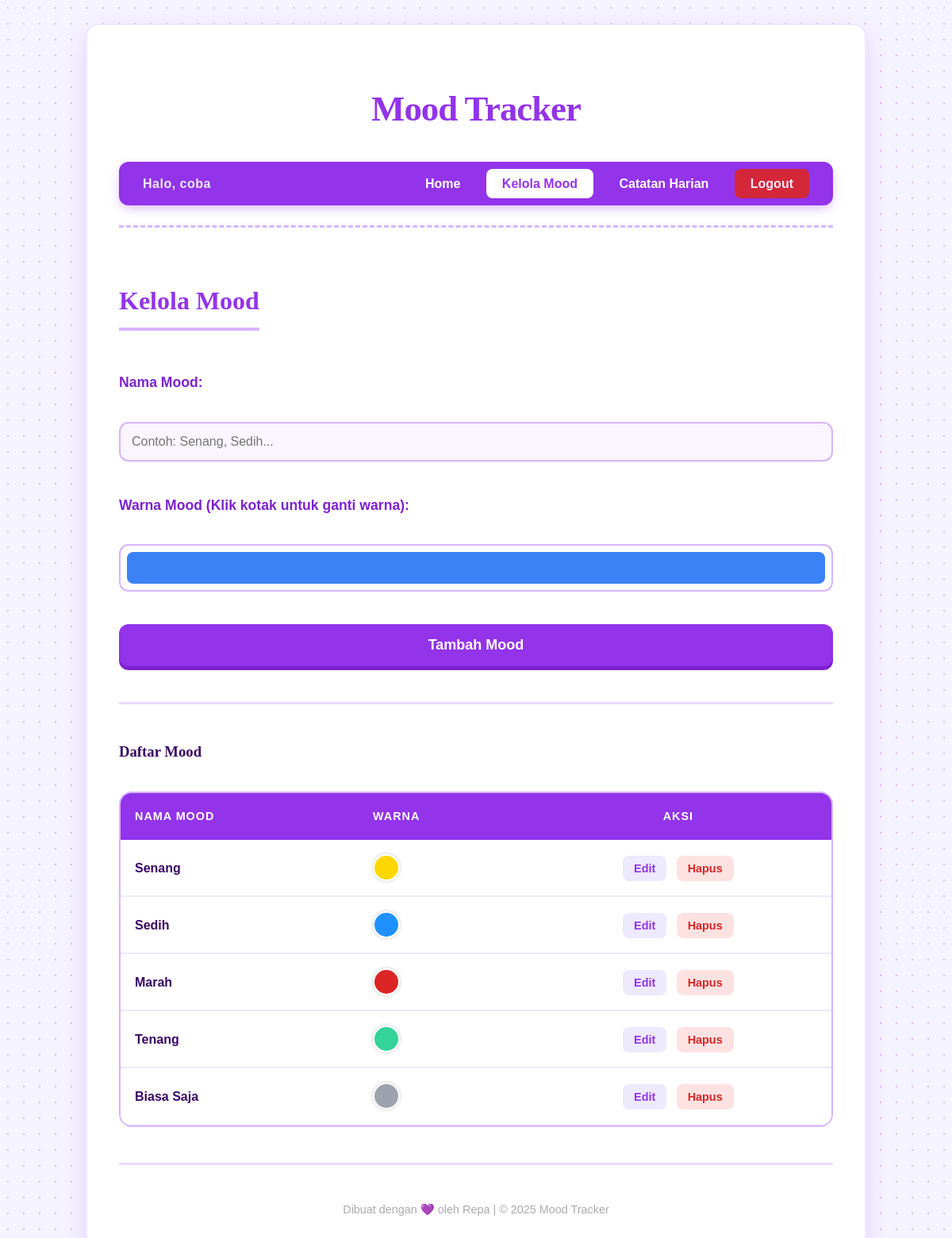
/index.php?page=moods (signed in), run on the app's committed database.
### tables this page shows
CREATE TABLE mood_types (
  mood_id INT AUTO_INCREMENT PRIMARY KEY,
  mood_name VARCHAR(50) NOT NULL,
  mood_color VARCHAR(7),  
  created_at DATETIME DEFAULT CURRENT_TIMESTAMP
);

### class/MoodController.php (called while the page is built, shortened)
<?php
require_once __DIR__ . '/MoodTypeModel.php';
class MoodController {
    private $moodTypeModel;
    public function __construct() {
        $this->moodTypeModel = new MoodTypeModel();
    }
    public function index() {
        $moods = $this->moodTypeModel->getAllMoods();
        require __DIR__ . '/../view/mood_page.php';
    }
}
?>

### class/MoodTypeModel.php (called while the page is built, shortened)
<?php
require_once __DIR__ . '/../config/Database.php';
class MoodTypeModel {
    private $conn;
    public function __construct() {
        $database = new Database();
        $this->conn = $database->connect();
    }
    public function getAllMoods() {
        $query = "SELECT * FROM mood_types ORDER BY created_at DESC";
        $stmt = $this->conn->prepare($query);
        $stmt->execute();
        $result = $stmt->get_result();
        $moods = [];
        while ($row = $result->fetch_assoc()) {
            $moods[] = $row;
        }
        return $moods;
    }
}
?>

### config/Database.php (called while the page is built, shortened)
<?php
class Database {
    private $host = "localhost";
    private $db_name = "mood_tracker";
    private $username = "root";
    private $password = "";
    public function connect() {
        $this->conn = new mysqli($this->host, $this->username, $this->password, $this->db_name);
        return $this->conn;
    }
}
?>

### view/mood_page.php (the view)
<?php include __DIR__ . '/header.php'; ?>
<h2>Kelola Mood</h2>
<form action="index.php?page=moods&action=create" method="POST">
    <p>
        <label>Nama Mood:</label><br>
        <input type="text" name="mood_name" placeholder="Contoh: Senang, Sedih..." required>
    </p>
    <p>
        <label>Warna Mood (Klik kotak untuk ganti warna):</label><br>
        <input type="color" name="mood_color" value="#3b82f6" style="cursor: pointer;" title="Klik di sini untuk memilih warna mood">
    </p>
    <p>
        <button type="submit">Tambah Mood</button>
    </p>
</form>
<hr>
<h3>Daftar Mood</h3>
<table border="0" cellpadding="0" cellspacing="0">
    <thead>
        <tr>
            <th>Nama Mood</th>
            <th>Warna</th>
            <th style="text-align: center;">Aksi</th>
        </tr>
    </thead>
    <tbody>
        <?php if (!empty($moods)): ?>
            <?php foreach ($moods as $m): ?>
            <tr>
                <td><strong><?= htmlspecialchars($m['mood_name']) ?></strong></td>
                <td>
                    <div style="width: 30px; height: 30px; background:<?= htmlspecialchars($m['mood_color']) ?>; border-radius: 50%; border: 2px solid #fff; box-shadow: 0 0 5px rgba(0,0,0,0.2);"></div>
                </td>
                <td style="text-align: center;">
                    <a href="index.php?page=moods&action=edit&id=<?= $m['mood_id'] ?>">Edit</a>
                    <a href="index.php?page=moods&action=delete&id=<?= $m['mood_id'] ?>" onclick="return confirm('Yakin mau hapus?')">Hapus</a>
                </td>
            </tr>
            <?php endforeach; ?>
        <?php else: ?>
            <tr><td colspan="3" style="text-align: center; padding: 30px; opacity: 0.7;">Belum ada data mood.</td></tr>
        <?php endif; ?>
    </tbody>
</table>
<?php include __DIR__ . '/footer.php'; ?>

### style.css (style rules this page uses)
:root { --bg-main: #f5f3ff; --primary-lightest: #ede9fe; --primary-light: #d8b4fe; --primary: #9333ea; --primary-dark: #7e22ce; --text-dark: #3b0764; --white: #ffffff; --danger: #dc2626; }
body { font-family: 'Poppins', sans-serif; background-color: var(--bg-main); color: var(--text-dark); margin: 0; padding: 30px; line-height: 1.6; background-image: radial-gradient(var(--primary-light) 1px, transparent 1px); background-size: 20px 20px; }
h1, h2, h3, .home-menu a { font-family: 'Playfair Display', serif; }
h2 { color: var(--primary); font-weight: 800; border-bottom: 4px solid var(--primary-light); display: inline-block; padding-bottom: 8px; margin-bottom: 35px; font-size: 2em; }
label { color: var(--primary-dark); font-weight: 700; display: block; margin-bottom: 10px; font-size: 1.1em; }
input, select, textarea { width: 100%; padding: 14px; margin-bottom: 25px; border: 2px solid var(--primary-light); border-radius: 12px; background-color: #faf5ff; color: var(--text-dark); font-size: 16px; font-family: 'Poppins', sans-serif; transition: 0.3s; box-sizing: border-box; }
button[type="submit"] { width: 100%; padding: 16px; background-color: var(--primary); color: white; border: none; border-radius: 12px; font-size: 18px; font-weight: 800; font-family: 'Poppins', sans-serif; cursor: pointer; transition: 0.2s; box-shadow: 0 5px 0px var(--primary-dark); }
table { width: 100%; border-collapse: separate; border-spacing: 0; margin-top: 35px; border-radius: 16px; overflow: hidden; border: 2px solid var(--primary-light); }
th { background-color: var(--primary); color: var(--white); padding: 18px; text-align: left; font-weight: 700; letter-spacing: 1px; font-family: 'Poppins', sans-serif; text-transform: uppercase; font-size: 0.9em; }
td { padding: 18px; border-bottom: 2px solid var(--primary-lightest); background-color: var(--white); color: var(--text-dark); font-weight: 500; }
td a { font-family: 'Poppins', sans-serif; }
td a[href*="edit"] { background-color: var(--primary-lightest); color: var(--primary); text-decoration: none; padding: 8px 14px; border-radius: 8px; font-weight: 700; font-size: 0.9em; margin-right: 8px; transition: 0.2s; }
td a[href*="delete"] { background-color: #fee2e2; color: var(--danger); text-decoration: none; padding: 8px 14px; border-radius: 8px; font-weight: 700; font-size: 0.9em; transition: 0.2s; }
hr { border: none; height: 3px; background-color: var(--primary-light); margin: 45px 0; opacity: 0.5; border-radius: 10px; }
input[type="color"] { -webkit-appearance: none; appearance: none; border: 2px solid var(--primary-light); width: 100%; height: 60px; padding: 8px; background-color: var(--white); cursor: pointer; border-radius: 12px; }

### data on the page
mood_types: mood_name "Senang"
mood_types: mood_name "Sedih"
mood_types: mood_name "Marah"
mood_types: mood_name "Tenang"
mood_types: mood_name "Biasa Saja"

### other printed values
$_SESSION['username'] "coba"
